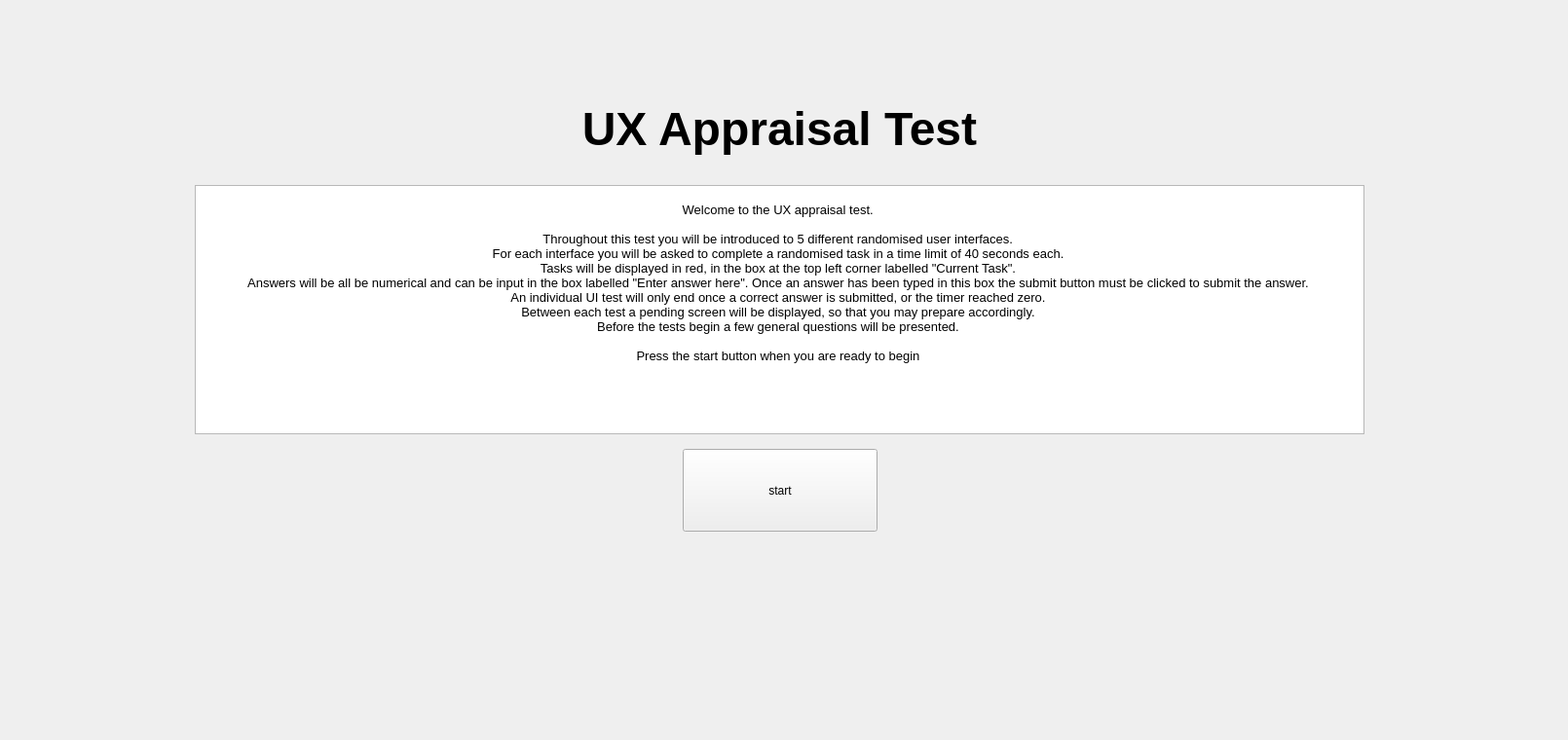
    <widget class="QWidget" name="start_screen">
     <widget class="QWidget" name="verticalLayoutWidget_7">
      <property name="geometry">
       <rect>
        <x>0</x>
        <y>-10</y>
        <width>1601</width>
        <height>751</height>
       </rect>
      </property>
      <layout class="QVBoxLayout" name="verticalLayout_6" stretch="1,3,1">
       <property name="spacing">
        <number>15</number>
       </property>
       <property name="leftMargin">
        <number>200</number>
       </property>
       <property name="topMargin">
        <number>100</number>
       </property>
       <property name="rightMargin">
        <number>200</number>
       </property>
       <property name="bottomMargin">
        <number>195</number>
       </property>
       <item>
        <widget class="QLabel" name="label_2">
         <property name="font">
          <font>
           <pointsize>36</pointsize>
           <weight>75</weight>
           <bold>true</bold>
          </font>
         </property>
         <property name="text">
          <string>UX Appraisal Test</string>
         </property>
         <property name="alignment">
          <set>Qt::AlignCenter</set>
         </property>
        </widget>
       </item>
       <item>
        <widget class="QTextBrowser" name="textBrowser">
         <property name="html">
          <string>&lt;!DOCTYPE HTML PUBLIC &quot;-//W3C//DTD HTML 4.0//EN&quot; &quot;http://www.w3.org/TR/REC-html40/strict.dtd&quot;&gt;
&lt;html&gt;&lt;head&gt;&lt;meta name=&quot;qrichtext&quot; content=&quot;1&quot; /&gt;&lt;style type=&quot;text/css&quot;&gt;
p, li { white-space: pre-wrap; }
&lt;/style&gt;&lt;/head&gt;&lt;body style=&quot; font-family:'MS Shell Dlg 2'; font-size:8.25pt; font-weight:400; font-style:normal;&quot;&gt;
&lt;p style=&quot; margin-top:0px; margin-bottom:0px; margin-left:0px; margin-right:0px; -qt-block-indent:0; text-indent:0px;&quot;&gt;&lt;span style=&quot; font-size:8pt;&quot;&gt;  &lt;/span&gt;&lt;/p&gt;
&lt;p align=&quot;center&quot; style=&quot; margin-top:0px; margin-bottom:0px; margin-left:0px; margin-right:0px; -qt-block-indent:0; text-indent:0px;&quot;&gt;&lt;span style=&quot; font-family:'MS Shell Dlg 2','sans-serif'; font-size:10pt;&quot;&gt;Welcome to the UX appraisal test. &lt;/span&gt;&lt;/p&gt;
&lt;p style=&quot; margin-top:0px; margin-bottom:0px; margin-left:0px; margin-right:0px; -qt-block-indent:0; text-indent:0px;&quot;&gt;&lt;span style=&quot; font-family:'MS Shell Dlg 2','sans-serif'; font-size:10pt;&quot;&gt; &lt;/span&gt;&lt;span style=&quot; font-size:8pt;&quot;&gt; &lt;/span&gt;&lt;/p&gt;
&lt;p align=&quot;center&quot; style=&quot; margin-top:0px; margin-bottom:0px; margin-left:0px; margin-right:0px; -qt-block-indent:0; text-indent:0px;&quot;&gt;&lt;span style=&quot; font-family:'MS Shell Dlg 2','sans-serif'; font-size:10pt;&quot;&gt;Throughout this test you will be introduced to 5 different randomised user interfaces. &lt;/span&gt;&lt;/p&gt;
&lt;p align=&quot;center&quot; style=&quot; margin-top:0px; margin-bottom:0px; margin-left:0px; margin-right:0px; -qt-block-indent:0; text-indent:0px;&quot;&gt;&lt;span style=&quot; font-family:'MS Shell Dlg 2','sans-serif'; font-size:10pt;&quot;&gt;For each interface you will be asked to complete a randomised task in a time limit of 40 seconds each.&lt;/span&gt;&lt;span style=&quot; font-size:8pt;&quot;&gt; &lt;/span&gt;&lt;/p&gt;
&lt;p align=&quot;center&quot; style=&quot; margin-top:0px; margin-bottom:0px; margin-left:0px; margin-right:0px; -qt-block-indent:0; text-indent:0px;&quot;&gt;&lt;span style=&quot; font-family:'MS Shell Dlg 2','sans-serif'; font-size:10pt;&quot;&gt;Tasks will be displayed in red, in the box at the top left corner labelled &amp;quot;Current Task&amp;quot;.&lt;/span&gt;&lt;span style=&quot; font-size:8pt;&quot;&gt; &lt;/span&gt;&lt;/p&gt;
&lt;p align=&quot;center&quot; style=&quot; margin-top:0px; margin-bottom:0px; margin-left:0px; margin-right:0px; -qt-block-indent:0; text-indent:0px;&quot;&gt;&lt;span style=&quot; font-family:'MS Shell Dlg 2','sans-serif'; font-size:10pt;&quot;&gt;Answers will be all be numerical and can be input in the box labelled &amp;quot;Enter answer here&amp;quot;. Once an answer has been typed in this box the submit button must be clicked to submit the answer.&lt;/span&gt;&lt;span style=&quot; font-size:8pt;&quot;&gt; &lt;/span&gt;&lt;/p&gt;
&lt;p align=&quot;center&quot; style=&quot; margin-top:0px; margin-bottom:0px; margin-left:0px; margin-right:0px; -qt-block-indent:0; text-indent:0px;&quot;&gt;&lt;span style=&quot; font-family:'MS Shell Dlg 2','sans-serif'; font-size:10pt;&quot;&gt;An individual UI test will only end once a correct answer is submitted, or the timer reached zero.&lt;/span&gt;&lt;span style=&quot; font-size:8pt;&quot;&gt; &lt;/span&gt;&lt;/p&gt;
&lt;p align=&quot;center&quot; style=&quot; margin-top:0px; margin-bottom:0px; margin-left:0px; margin-right:0px; -qt-block-indent:0; text-indent:0px;&quot;&gt;&lt;span style=&quot; font-family:'MS Shell Dlg 2','sans-serif'; font-size:10pt;&quot;&gt;Between each test a pending screen will be displayed, so that you may prepare accordingly.&lt;/span&gt;&lt;span style=&quot; font-size:8pt;&quot;&gt; &lt;/span&gt;&lt;/p&gt;
&lt;p align=&quot;center&quot; style=&quot; margin-top:0px; margin-bottom:0px; margin-left:0px; margin-right:0px; -qt-block-indent:0; text-indent:0px;&quot;&gt;&lt;span style=&quot; font-family:'MS Shell Dlg 2','sans-serif'; font-size:10pt;&quot;&gt;Before the tests begin a few general questions will be presented.&lt;/span&gt;&lt;span style=&quot; font-size:8pt;&quot;&gt; &lt;/span&gt;&lt;/p&gt;
&lt;p align=&quot;center&quot; style=&quot; margin-top:0px; margin-bottom:0px; margin-left:0px; margin-right:0px; -qt-block-indent:0; text-indent:0px;&quot;&gt;&lt;span style=&quot; font-family:'MS Shell Dlg 2','sans-serif'; font-size:10pt;&quot;&gt; &lt;/span&gt;&lt;span style=&quot; font-size:8pt;&quot;&gt; &lt;/span&gt;&lt;/p&gt;
&lt;p align=&quot;center&quot; style=&quot; margin-top:0px; margin-bottom:0px; margin-left:0px; margin-right:0px; -qt-block-indent:0; text-indent:0px;&quot;&gt;&lt;span style=&quot; font-family:'MS Shell Dlg 2','sans-serif'; font-size:10pt;&quot;&gt;Press the start button when you are ready to begin&lt;/span&gt;&lt;span style=&quot; font-size:8pt;&quot;&gt; &lt;/span&gt;&lt;/p&gt;
&lt;p align=&quot;center&quot; style=&quot;-qt-paragraph-type:empty; margin-top:0px; margin-bottom:0px; margin-left:0px; margin-right:0px; -qt-block-indent:0; text-indent:0px; font-size:10pt;&quot;&gt;&lt;br /&gt;&lt;/p&gt;
&lt;p align=&quot;center&quot; style=&quot;-qt-paragraph-type:empty; margin-top:0px; margin-bottom:0px; margin-left:0px; margin-right:0px; -qt-block-indent:0; text-indent:0px; font-size:10pt;&quot;&gt;&lt;br /&gt;&lt;/p&gt;&lt;/body&gt;&lt;/html&gt;</string>
         </property>
        </widget>
       </item>
       <item>
        <layout class="QHBoxLayout" name="horizontalLayout_5">
         <item>
          <spacer name="horizontalSpacer_16">
           <property name="orientation">
            <enum>Qt::Horizontal</enum>
           </property>
           <property name="sizeHint" stdset="0">
            <size>
             <width>40</width>
             <height>20</height>
            </size>
           </property>
          </spacer>
         </item>
         <item>
          <widget class="QPushButton" name="start_button">
           <property name="sizePolicy">
            <sizepolicy hsizetype="Minimum" vsizetype="Minimum">
             <horstretch>0</horstretch>
             <verstretch>0</verstretch>
            </sizepolicy>
           </property>
           <property name="minimumSize">
            <size>
             <width>200</width>
             <height>0</height>
            </size>
           </property>
           <property name="text">
            <string>start</string>
           </property>
          </widget>
         </item>
         <item>
          <spacer name="horizontalSpacer_17">
           <property name="orientation">
            <enum>Qt::Horizontal</enum>
           </property>
           <property name="sizeHint" stdset="0">
            <size>
             <width>40</width>
             <height>20</height>
            </size>
           </property>
          </spacer>
         </item>
        </layout>
       </item>
      </layout>
     </widget>
    </widget>
